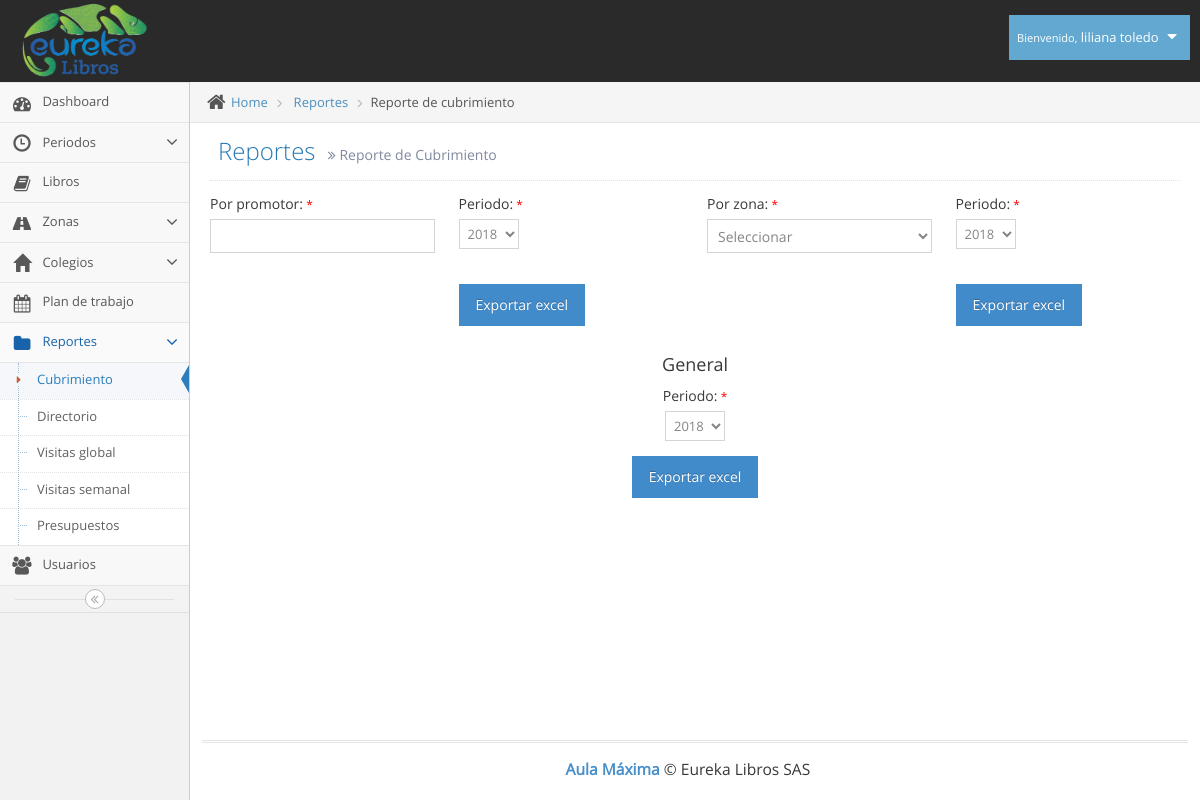
Before: /reporte_cubrimiento.php (signed in) with the older database file.
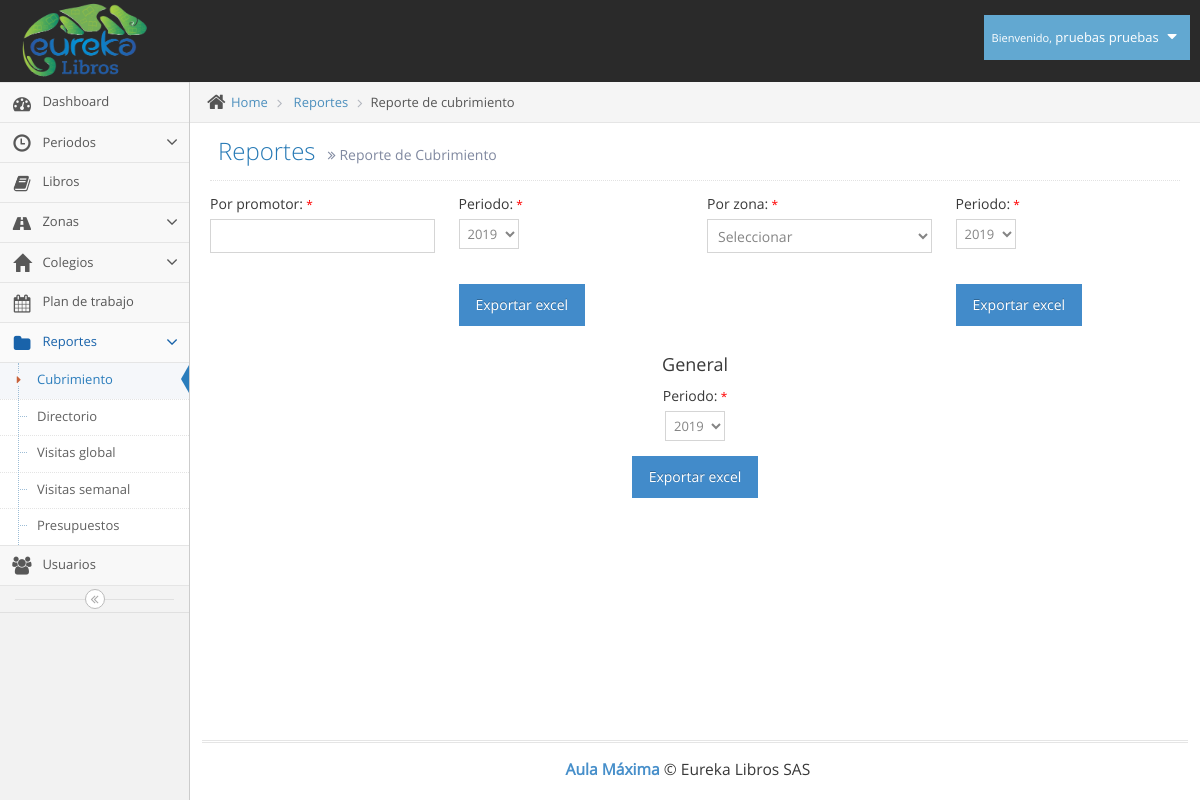
After: the same page with the newer database file.
### tables this page shows
CREATE TABLE `usuarios` (
  `id` int(11) NOT NULL,
  `tipo` int(11) NOT NULL,
  `id_pais` int(11) NOT NULL,
  `cedula` varchar(12) NOT NULL,
  `nombres` varchar(100) NOT NULL,
  `apellidos` varchar(100) NOT NULL,
  `telefono` varchar(12) NOT NULL,
  `direccion` varchar(100) NOT NULL,
  `correo` varchar(100) NOT NULL,
  `clave` varchar(100) NOT NULL,
  `cod_zona` varchar(10) NOT NULL
);

### reporte_cubrimiento.php (the view, shortened to what the changed rows need)
<!DOCTYPE html>
<html lang="es">
	<head>
		<link rel="stylesheet" href="assets/css/bootstrap.min.css" />
		<link rel="stylesheet" href="assets/font-awesome/4.5.0/css/font-awesome.min.css" />
		<link rel="stylesheet" href="assets/css/jquery-ui.custom.min.css" />
		<link rel="stylesheet" href="assets/css/chosen.min.css" />
		<link rel="stylesheet" href="assets/css/bootstrap-datepicker3.min.css" />
		<link rel="stylesheet" href="assets/css/bootstrap-timepicker.min.css" />
		<link rel="stylesheet" href="assets/css/daterangepicker.min.css" />
		<link rel="stylesheet" href="assets/css/bootstrap-datetimepicker.min.css" />
		<link rel="stylesheet" href="assets/css/bootstrap-colorpicker.min.css" />
		<link rel="stylesheet" href="assets/css/ace.min.css" class="ace-main-stylesheet" id="main-ace-style" />
		<link rel="stylesheet" href="assets/css/ace-skins.min.css" />
		<link rel="stylesheet" href="assets/css/ace-rtl.min.css" />
	</head>
	<body class="no-skin">
		<?php include("template/nav.php"); ?>
		<div class="main-container ace-save-state" id="main-container">
			<div class="main-content">
				<div class="main-content-inner">
					<div class="page-content">
						<div class="page-header">
							<h1>
								Reportes
								<small>
									<i class="ace-icon fa fa-angle-double-right"></i>
									Reporte de Cubrimiento
								</small>
							</h1>
						</div>
						<div class="row">
							<div class="col-sm-3">
									<div class="form-group">
										<label class="control-label no-padding-right" for="periodo"> Periodo:<small style="color:red;"> *</small> </label><br>
										<select name="periodo" id="periodo">
											<?php
												include("conexion/bdd.php");
												$sql ="SELECT id, periodo FROM periodos ORDER BY id DESC";
												$req = $bdd->prepare($sql);
												$req->execute();
												$periodos = $req->fetchAll();
												foreach ($periodos as $periodo) {
													echo '<option value="'.$periodo["id"].'">'.$periodo["periodo"].'</option>';
												}
											?>
										</select>
									</div><br>
							</div>
							<div class="col-sm-3">
									<div class="form-group">
										<label class="control-label no-padding-right" for="periodo"> Periodo:<small style="color:red;"> *</small> </label><br>
										<select name="periodo" id="periodo">
											<?php
												$sql ="SELECT id, periodo FROM periodos ORDER BY id DESC";
												$req = $bdd->prepare($sql);
												$req->execute();
												$periodos = $req->fetchAll();
												foreach ($periodos as $periodo) {
													echo '<option value="'.$periodo["id"].'">'.$periodo["periodo"].'</option>';
												}
											?>
										</select>
									</div><br>
							</div>
						</div>
						<div class="row">
							<br><center><h4>General</h4>
								<form action="php/cubrimiento_general.php" method="POST">
								<div class="form-group">
										<label class="control-label no-padding-right" for="periodo"> Periodo:<small style="color:red;"> *</small> </label><br>
										<select name="periodo" id="periodo">
											<?php
												$sql = "SELECT id, periodo FROM periodos ORDER BY id DESC";
												$req = $bdd->prepare($sql);
												$req->execute();
												$periodos = $req->fetchAll();
												foreach ($periodos as $periodo) {
													echo '<option value="'.$periodo["id"].'">'.$periodo["periodo"].'</option>';
												}
											?>
										</select>
									</div>
								<button class="btn btn-primary">Exportar excel</button></center>
						</div>
					</div>
				</div>
			</div>
		</div>
	</body>
</html>

### template/nav.php (shortened to what the changed rows need)
<div id="navbar" class="navbar navbar-default          ace-save-state">
			<div class="navbar-container ace-save-state" id="navbar-container">
				<div class="navbar-buttons navbar-header pull-right" role="navigation">
					<ul class="nav ace-nav">
						<li class="light-blue dropdown-modal">
							<a data-toggle="dropdown" href="#" class="dropdown-toggle">
								<?php
									require_once('conexion/bdd.php');
									$sql = "SELECT nombres,apellidos FROM usuarios WHERE id='".$_SESSION['id']."'";
									$req = $bdd->prepare($sql);
									$req->execute();
									$usuario = $req->fetch();
									$nombre_completo=$usuario["nombres"]." ".$usuario["apellidos"];
								?>
									<small>Bienvenido,</small>
									<?php echo $nombre_completo; ?>
								<i class="ace-icon fa fa-caret-down"></i>
							</a>
						</li>
					</ul>
				</div>
			</div>
		</div>

Changed rows visible on the page:
changed usuarios: nombre_completo "liliana toledo" → "pruebas pruebas"
Other visible differences:
form field periodo: "2018" → "2019"
